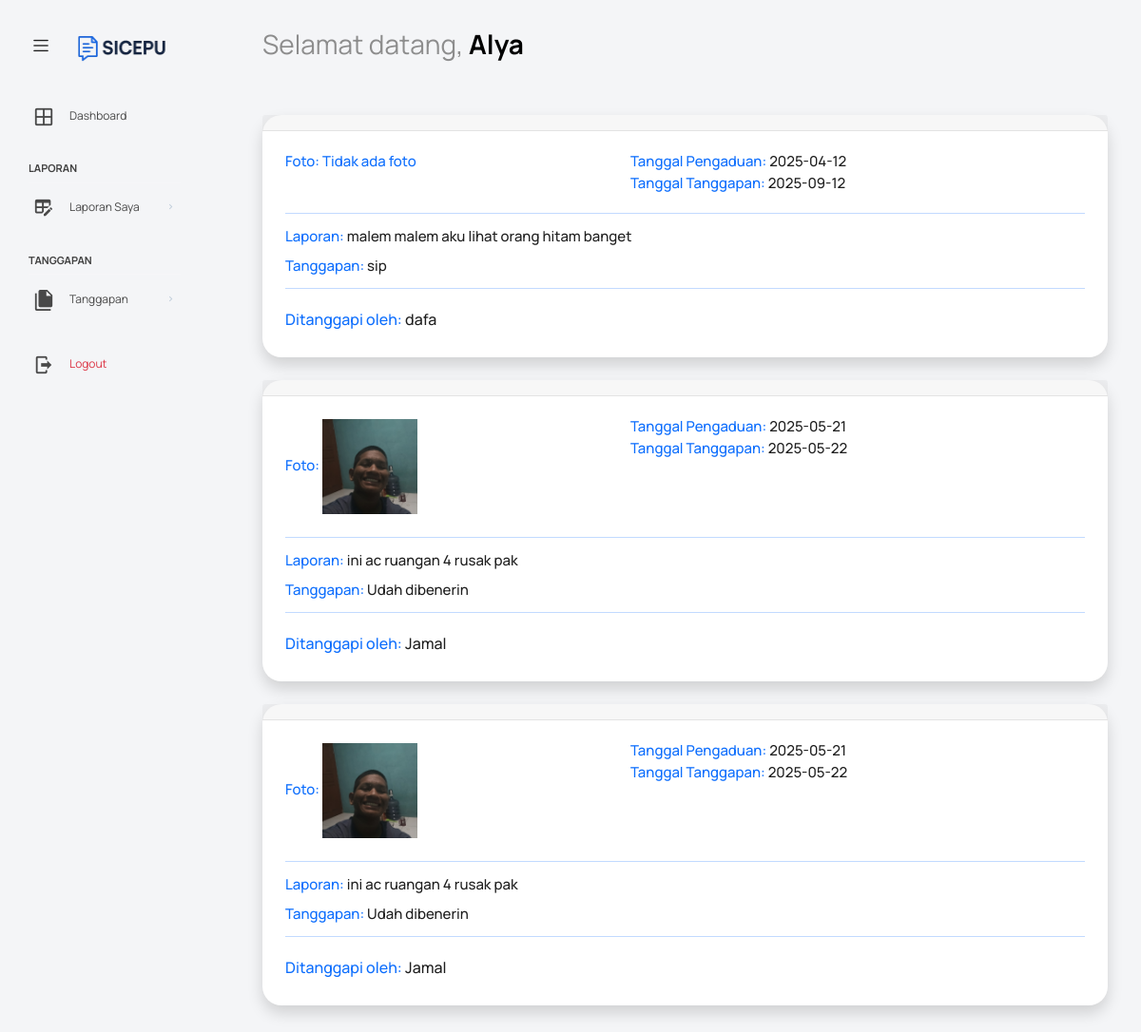
/src/user/generate.php (signed in), run on the app's committed database.
### tables this page shows
CREATE TABLE `tanggapan` (
  `id_tanggapan` int(11) NOT NULL,
  `id_pengaduan` int(11) NOT NULL,
  `tgl_tanggapan` date NOT NULL,
  `tanggapan` text NOT NULL,
  `id_petugas` int(11) NOT NULL,
  `rating` int(1) DEFAULT NULL
);

CREATE TABLE `pengaduan` (
  `id_pengaduan` int(11) NOT NULL,
  `tgl_pengaduan` date NOT NULL,
  `nim` varchar(16) NOT NULL,
  `isi_laporan` text NOT NULL,
  `foto` varchar(255) NOT NULL,
  `status` enum('terkirim','proses','selesai') NOT NULL,
  `disposisi` varchar(255) NOT NULL
);

CREATE TABLE `petugas` (
  `id_petugas` int(11) NOT NULL,
  `nama_petugas` varchar(35) NOT NULL,
  `username` varchar(25) NOT NULL,
  `password` varchar(32) NOT NULL,
  `telp` varchar(13) NOT NULL,
  `posisi` varchar(255) NOT NULL
);

### src/user/generate.php (the view, shortened to what this page needs)
<?php
require_once '../../public/app.php';
$query = "SELECT tanggapan.*, pengaduan.tgl_pengaduan, pengaduan.isi_laporan, pengaduan.foto, petugas.nama_petugas
          FROM tanggapan
          INNER JOIN pengaduan ON tanggapan.id_pengaduan = pengaduan.id_pengaduan
          INNER JOIN petugas ON tanggapan.id_petugas = petugas.id_petugas
          ORDER BY tanggapan.tgl_tanggapan DESC";
$result = mysqli_query($conn, $query);
include '../layout/header.php';
include '../layout/nav.php';
?>
<div class="container-fluid page-body-wrapper" >
  <?php include '../layout/sidebar.php'; ?>
  <div class="main-panel">
    <div class="content-wrapper">
      <?php if (mysqli_num_rows($result) > 0): ?>
        <?php while ($row = mysqli_fetch_assoc($result)) : ?>
          <div class="card shadow mb-4 laporan-card" data-aos="fade-up">
            <div class="card-header">
            </div>
            <div class="collapse show" id="generate">
              <div class="card-body">
                <div class="row">
                  <div class="col-5">
                    <h6 class="text-primary font-weight-bold">Foto:
                      <?php if ($row['foto']): ?>
                        <img src="../../uploads/<?= htmlspecialchars($row['foto']); ?>" alt="Foto Laporan" class="enlargeable" style="max-width:100px;">
                      <?php else: ?>
                        <span>Tidak ada foto</span>
                      <?php endif; ?>
                    </h6>
                  </div>
                  <div class="col-7">
                    <h6><span class="text-primary font-weight-bold">Tanggal Pengaduan:</span> <?= htmlspecialchars($row['tgl_pengaduan']); ?></h6>
                    <h6><span class="text-primary font-weight-bold">Tanggal Tanggapan:</span> <?= htmlspecialchars($row['tgl_tanggapan']); ?></h6>
                  </div>
                </div>
                <hr class="bg-primary">
                <h6 class="mb-3"><span class="text-primary font-weight-bold">Laporan:</span> <?= nl2br(htmlspecialchars($row['isi_laporan'])); ?></h6>
                <h6><span class="text-primary font-weight-bold">Tanggapan:</span> <?= nl2br(htmlspecialchars($row['tanggapan'])); ?></h6>
                <hr class="bg-primary">
                <div class="row">
                  <div class="col-8 mt-2">
                    <h5><span class="text-primary font-weight-bold">Ditanggapi oleh:</span> <?= htmlspecialchars($row['nama_petugas']); ?></h5>
                  </div>
                </div>
              </div>
            </div>
          </div>
        <?php endwhile; ?>
      <?php else: ?>
        <p class="text-center">Belum ada laporan atau tanggapan.</p>
      <?php endif; ?>
    </div>
    <?php include '../layout/footer.php'; ?>
<?php include '../layout/scripts.php'; ?>

### src/layout/header.php (shortened to what this page needs)
<!DOCTYPE html>
<html lang="en">
<head>
  <link rel="stylesheet" href="../../assets/vendors/feather/feather.css">
  <link rel="stylesheet" href="../../assets/vendors/mdi/css/materialdesignicons.min.css">
  <link rel="stylesheet" href="../../assets/vendors/ti-icons/css/themify-icons.css">
  <link rel="stylesheet" href="../../assets/vendors/typicons/typicons.css">
  <link rel="stylesheet" href="../../assets/vendors/simple-line-icons/css/simple-line-icons.css">
  <link rel="stylesheet" href="../../assets/vendors/css/vendor.bundle.base.css">
  <link rel="stylesheet" href="../../assets/vendors/datatables.net-bs4/dataTables.bootstrap4.css">
  <link rel="stylesheet" href="../../assets/js/select.dataTables.min.css">
  <link rel="stylesheet" href="../../assets/css/vertical-layout-light/style.css">
</head>
<body>
<div class="container-scroller">

### src/layout/nav.php (shortened to what this page needs)
<?php
$namaTampil = 'Mahasiswa';
if (!empty($_SESSION['nama_petugas'])) {
    $namaTampil = $_SESSION['nama_petugas'];
} elseif (!empty($_SESSION['nama'])) {
    $namaTampil = $_SESSION['nama'];
}
?>
<nav class="flex-row p-0 navbar default-layout col-lg-12 col-12 fixed-top d-flex align-items-top">
  <div class="text-center navbar-brand-wrapper d-flex align-items-center justify-content-start">
    <div class="me-3">
      <button class="navbar-toggler align-self-center" type="button" data-bs-toggle="minimize">
        <span class="icon-menu"></span>
      </button>
    </div>
    <div>
      <a class="navbar-brand brand-logo" href="index.php">
        <img src="../../assets/images/sicepupaint.png" alt="logo" />
      </a>
    </div>
  </div>
  <div class="navbar-menu-wrapper d-flex align-items-top">
    <ul class="navbar-nav">
      <li class="nav-item font-weight-semibold d-none d-lg-block ms-0">
        <h1 class="welcome-text">
          Selamat datang,
          <span class="text-black fw-bold">
            <?= htmlspecialchars($namaTampil) ?>
          </span>
        </h1>
      </li>
    </ul>
  </div>
</nav>

### src/layout/sidebar.php (shortened to what this page needs)
<nav class="sidebar sidebar-offcanvas" id="sidebar">
  <ul class="nav">
    <li class="nav-item">
      <a class="nav-link" href="../user/dashboard.php">
        <i class="mdi mdi-grid-large menu-icon"></i>
        <span class="menu-title">Dashboard</span>
      </a>
    </li>
    <li class="nav-item nav-category">Laporan</li>
    <li class="nav-item">
      <a class="nav-link" data-bs-toggle="collapse" href="#ui-basic" aria-expanded="false" aria-controls="ui-basic">
        <i class="menu-icon mdi mdi-table-edit"></i>
        <span class="menu-title">Laporan Saya</span>
        <i class="menu-arrow"></i>
      </a>
    </li>
    <li class="nav-item nav-category">Tanggapan</li>
    <li class="nav-item">
      <a class="nav-link" data-bs-toggle="collapse" href="#auth" aria-expanded="false" aria-controls="auth">
        <i class="menu-icon mdi mdi-file-multiple"></i>
        <span class="menu-title">Tanggapan</span>
        <i class="menu-arrow"></i>
      </a>
    </li>
    <li class="nav-item mt-4">
      <a class="nav-link text-danger" href="logout.php"
         onmouseover="this.style.backgroundColor='#ffebee'; this.style.color='#b71c1c';"
         onmouseout="this.style.backgroundColor=''; this.style.color='';">
        <i class="mdi mdi-logout menu-icon"></i>
        <span class="menu-title">Logout</span>
      </a>
    </li>
  </ul>
</nav>

### src/layout/footer.php
</div>
</div>
</div>

### src/layout/scripts.php (shortened to what this page needs)
</body>
</html>

### data on the page
tanggapan: shows "Tidak ada foto", id_pengaduan.tgl_pengaduan "2025-04-12", tgl_tanggapan "2025-09-12", id_pengaduan.isi_laporan "malem malem aku lihat orang hitam banget", tanggapan "sip", id_petugas.nama_petugas "dafa"
tanggapan: id_pengaduan.foto (picture), id_pengaduan.tgl_pengaduan "2025-05-21", tgl_tanggapan "2025-05-22", id_pengaduan.isi_laporan "ini ac ruangan 4 rusak pak", tanggapan "Udah dibenerin", id_petugas.nama_petugas "Jamal"
tanggapan: id_pengaduan.foto (picture), id_pengaduan.tgl_pengaduan "2025-05-21", tgl_tanggapan "2025-05-22", id_pengaduan.isi_laporan "ini ac ruangan 4 rusak pak", tanggapan "Udah dibenerin", id_petugas.nama_petugas "Jamal"

### other printed values
$namaTampil "Alya"
